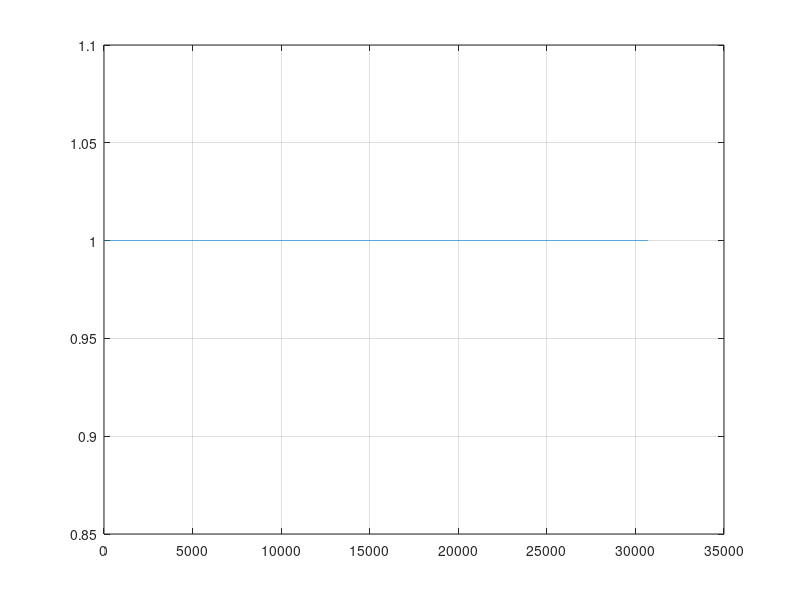
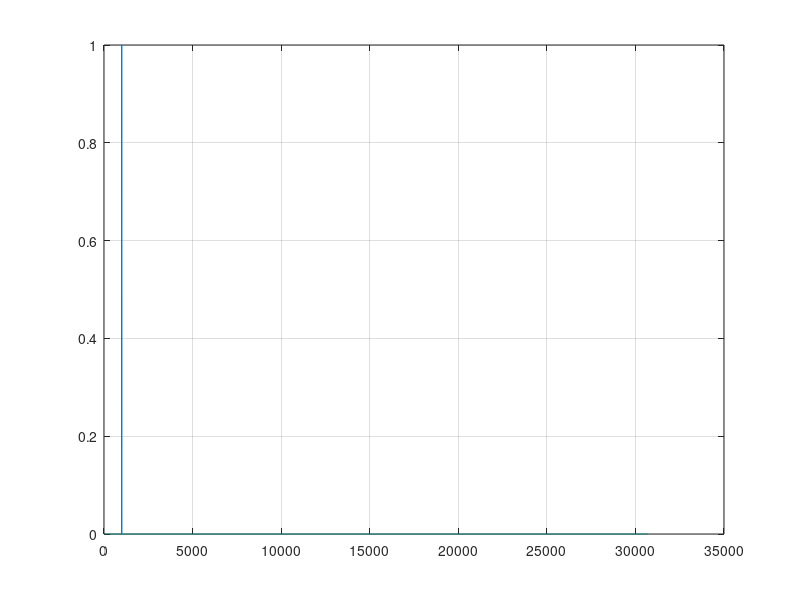

The MATLAB source for these figures, in order:

% single tone test vector

f = 1e6;
fs = 30.72e6;
ni = 0:fs/1000-1;
t = ni/fs;
cosTV = cos(2*pi*f*t);
sinTV = sin(2*pi*f*t);

tv = cosTV + 1j*sinTV;
plot(abs(tv));grid on;


Fcos = fft(tv)/30720;


figure;plot(abs(Fcos),'-');grid on;


 % TV;Q(1 0 15)
 TV = round(tv*2.^15);
 


Ifile = 'Single_tone_TV.txt';

fid1 = fopen(Ifile,'w+');
for i = 1:1:size(TV,2)
    fprintf(fid1,'%d ,    %d ,\n' ,real(TV(1,i)),imag(TV(1,i)));    
end;






